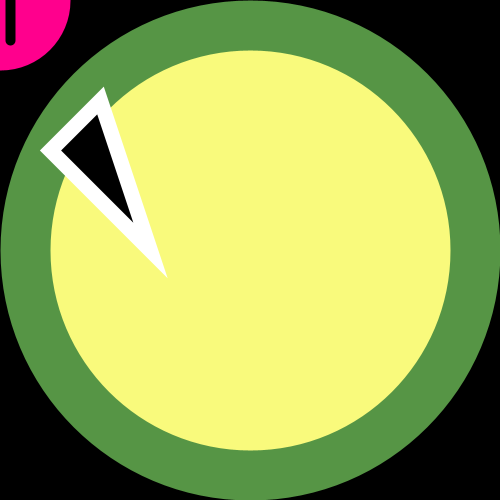
Frame 1 (no input)
Frame 60 (the mouse pressed at the canvas centre just before this capture): identical to frame 1, image omitted
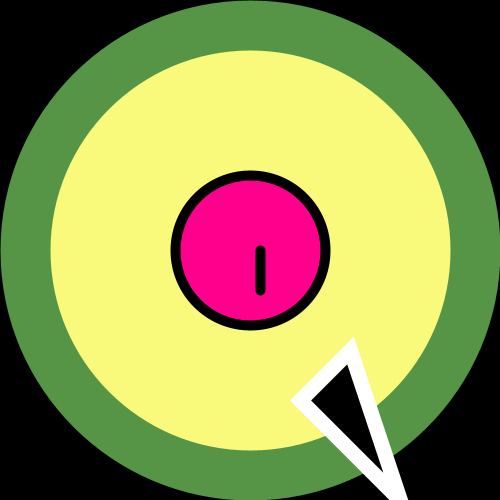
Frame 120 (the mouse held since frame 60 and released just before this capture)

The Processing sketch that drew these frames (run headless with seeded random() and noise(); from frame 60 on, the mouse is pressed at the canvas centre):

// Processing sketch: processing_35482
// ── processing_35482.pde

void setup () {
  
  size (500,500);
  
}

void draw () {
  
background (0);
smooth ();
strokeWeight (50);
stroke (86,149,69);
fill (249,250,124);
ellipse (250,250,450,450);

fill (255,0,141);
stroke (0);
strokeWeight (10);

ellipse(mouseX, mouseY,150,150);

float x = mouseX;
float y = mouseY;

line (x+10,y+0,x+10,y+40);
strokeWeight (15);
stroke (255);
fill (0);
triangle (x+100,y+100,x+50,y+150,x+150,y+250);
}     
                
